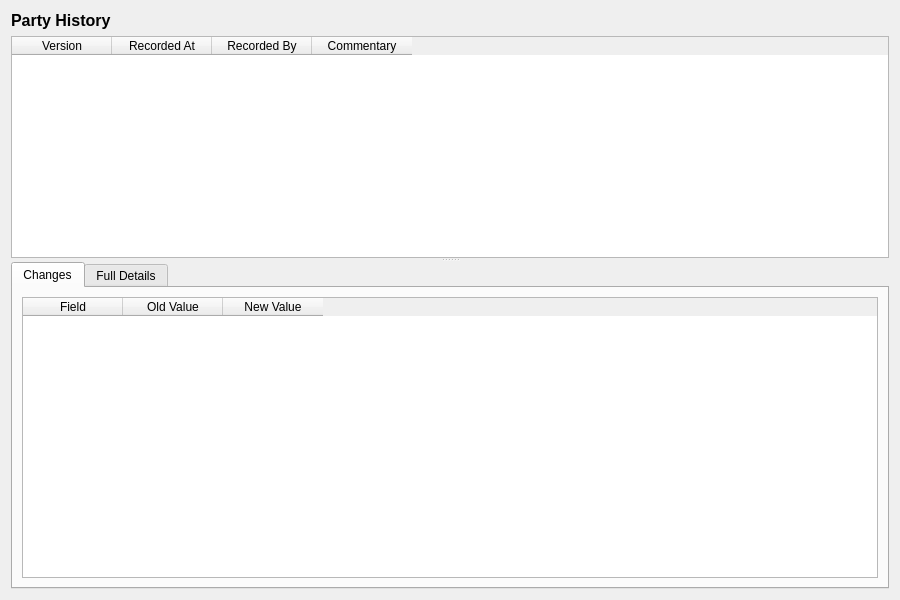
<?xml version="1.0" encoding="UTF-8"?>
<ui version="4.0">
 <class>PartyHistoryDialog</class>
 <widget class="QWidget" name="PartyHistoryDialog">
  <property name="geometry">
   <rect>
    <x>0</x>
    <y>0</y>
    <width>900</width>
    <height>600</height>
   </rect>
  </property>
  <property name="windowTitle">
   <string>Party History</string>
  </property>
  <layout class="QVBoxLayout" name="verticalLayout">
   <item>
    <widget class="QLabel" name="titleLabel">
     <property name="font">
      <font>
       <pointsize>12</pointsize>
       <bold>true</bold>
      </font>
     </property>
     <property name="text">
      <string>Party History</string>
     </property>
    </widget>
   </item>
   <item>
    <widget class="QSplitter" name="splitter">
     <property name="orientation">
      <enum>Qt::Vertical</enum>
     </property>
     <widget class="QTableWidget" name="versionListWidget">
      <property name="minimumHeight">
       <number>150</number>
      </property>
      <property name="maximumHeight">
       <number>250</number>
      </property>
      <property name="alternatingRowColors">
       <bool>true</bool>
      </property>
      <property name="editTriggers">
       <set>QAbstractItemView::NoEditTriggers</set>
      </property>
      <property name="selectionMode">
       <enum>QAbstractItemView::SingleSelection</enum>
      </property>
      <property name="selectionBehavior">
       <enum>QAbstractItemView::SelectRows</enum>
      </property>
      <column>
       <property name="text">
        <string>Version</string>
       </property>
      </column>
      <column>
       <property name="text">
        <string>Recorded At</string>
       </property>
      </column>
      <column>
       <property name="text">
        <string>Recorded By</string>
       </property>
      </column>
      <column>
       <property name="text">
        <string>Commentary</string>
       </property>
      </column>
     </widget>
     <widget class="QWidget" name="detailWidget">
      <layout class="QVBoxLayout" name="detailLayout">
       <property name="leftMargin">
        <number>0</number>
       </property>
       <property name="topMargin">
        <number>0</number>
       </property>
       <property name="rightMargin">
        <number>0</number>
       </property>
       <property name="bottomMargin">
        <number>0</number>
       </property>
       <item>
        <widget class="QTabWidget" name="tabWidget">
         <property name="currentIndex">
          <number>0</number>
         </property>
         <widget class="QWidget" name="changesTab">
          <attribute name="title">
           <string>Changes</string>
          </attribute>
          <layout class="QVBoxLayout" name="changesTabLayout">
           <item>
            <widget class="QTableWidget" name="changesTableWidget">
             <property name="editTriggers">
              <set>QAbstractItemView::NoEditTriggers</set>
             </property>
             <property name="alternatingRowColors">
              <bool>true</bool>
             </property>
             <property name="selectionMode">
              <enum>QAbstractItemView::SingleSelection</enum>
             </property>
             <property name="selectionBehavior">
              <enum>QAbstractItemView::SelectRows</enum>
             </property>
             <column>
              <property name="text">
               <string>Field</string>
              </property>
             </column>
             <column>
              <property name="text">
               <string>Old Value</string>
              </property>
             </column>
             <column>
              <property name="text">
               <string>New Value</string>
              </property>
             </column>
            </widget>
           </item>
          </layout>
         </widget>
         <widget class="QWidget" name="fullDetailsTab">
          <attribute name="title">
           <string>Full Details</string>
          </attribute>
          <layout class="QVBoxLayout" name="fullDetailsTabLayout">
           <item>
            <widget class="QScrollArea" name="scrollArea">
             <property name="widgetResizable">
              <bool>true</bool>
             </property>
             <widget class="QWidget" name="scrollAreaWidgetContents">
              <property name="geometry">
               <rect>
                <x>0</x>
                <y>0</y>
                <width>560</width>
                <height>450</height>
               </rect>
              </property>
              <layout class="QFormLayout" name="formLayout">
               <item row="0" column="0">
                <widget class="QLabel" name="codeValueLabel">
                 <property name="text">
                  <string>Short Code:</string>
                 </property>
                </widget>
               </item>
               <item row="0" column="1">
                <widget class="QLabel" name="codeValue">
                 <property name="text">
                  <string/>
                 </property>
                </widget>
               </item>
               <item row="1" column="0">
                <widget class="QLabel" name="nameValueLabel">
                 <property name="text">
                  <string>Full Name:</string>
                 </property>
                </widget>
               </item>
               <item row="1" column="1">
                <widget class="QLabel" name="nameValue">
                 <property name="text">
                  <string/>
                 </property>
                </widget>
               </item>
               <item row="2" column="0">
                <widget class="QLabel" name="transliteratedNameValueLabel">
                 <property name="text">
                  <string>Transliterated Name:</string>
                 </property>
                </widget>
               </item>
               <item row="2" column="1">
                <widget class="QLabel" name="transliteratedNameValue">
                 <property name="text">
                  <string/>
                 </property>
                </widget>
               </item>
               <item row="3" column="0">
                <widget class="QLabel" name="partyCategoryValueLabel">
                 <property name="text">
                  <string>Category:</string>
                 </property>
                </widget>
               </item>
               <item row="3" column="1">
                <widget class="QLabel" name="partyCategoryValue">
                 <property name="text">
                  <string/>
                 </property>
                </widget>
               </item>
               <item row="4" column="0">
                <widget class="QLabel" name="partyTypeValueLabel">
                 <property name="text">
                  <string>Party Type:</string>
                 </property>
                </widget>
               </item>
               <item row="4" column="1">
                <widget class="QLabel" name="partyTypeValue">
                 <property name="text">
                  <string/>
                 </property>
                </widget>
               </item>
               <item row="5" column="0">
                <widget class="QLabel" name="statusValueLabel">
                 <property name="text">
                  <string>Status:</string>
                 </property>
                </widget>
               </item>
               <item row="5" column="1">
                <widget class="QLabel" name="statusValue">
                 <property name="text">
                  <string/>
                 </property>
                </widget>
               </item>
               <item row="6" column="0">
                <widget class="QLabel" name="businessCenterValueLabel">
                 <property name="text">
                  <string>Business Center:</string>
                 </property>
                </widget>
               </item>
               <item row="6" column="1">
                <widget class="QLabel" name="businessCenterValue">
                 <property name="text">
                  <string/>
                 </property>
                </widget>
               </item>
               <item row="7" column="0">
                <widget class="QLabel" name="versionNumberLabel">
                 <property name="text">
                  <string>Version:</string>
                 </property>
                </widget>
               </item>
               <item row="7" column="1">
                <widget class="QLabel" name="versionNumberValue">
                 <property name="text">
                  <string/>
                 </property>
                </widget>
               </item>
               <item row="8" column="0">
                <widget class="QLabel" name="recordedByLabel">
                 <property name="text">
                  <string>Recorded By:</string>
                 </property>
                </widget>
               </item>
               <item row="8" column="1">
                <widget class="QLabel" name="recordedByValue">
                 <property name="text">
                  <string/>
                 </property>
                </widget>
               </item>
               <item row="9" column="0">
                <widget class="QLabel" name="recordedAtLabel">
                 <property name="text">
                  <string>Recorded At:</string>
                 </property>
                </widget>
               </item>
               <item row="9" column="1">
                <widget class="QLabel" name="recordedAtValue">
                 <property name="text">
                  <string/>
                 </property>
                </widget>
               </item>
               <item row="10" column="0">
                <widget class="QLabel" name="changeCommentaryLabel">
                 <property name="text">
                  <string>Change Commentary:</string>
                 </property>
                </widget>
               </item>
               <item row="10" column="1">
                <widget class="QLabel" name="changeCommentaryValue">
                 <property name="text">
                  <string/>
                 </property>
                 <property name="wordWrap">
                  <bool>true</bool>
                 </property>
                </widget>
               </item>
              </layout>
             </widget>
            </widget>
           </item>
          </layout>
         </widget>
        </widget>
       </item>
      </layout>
     </widget>
    </widget>
   </item>
  </layout>
 </widget>
 <resources/>
 <connections/>
</ui>
